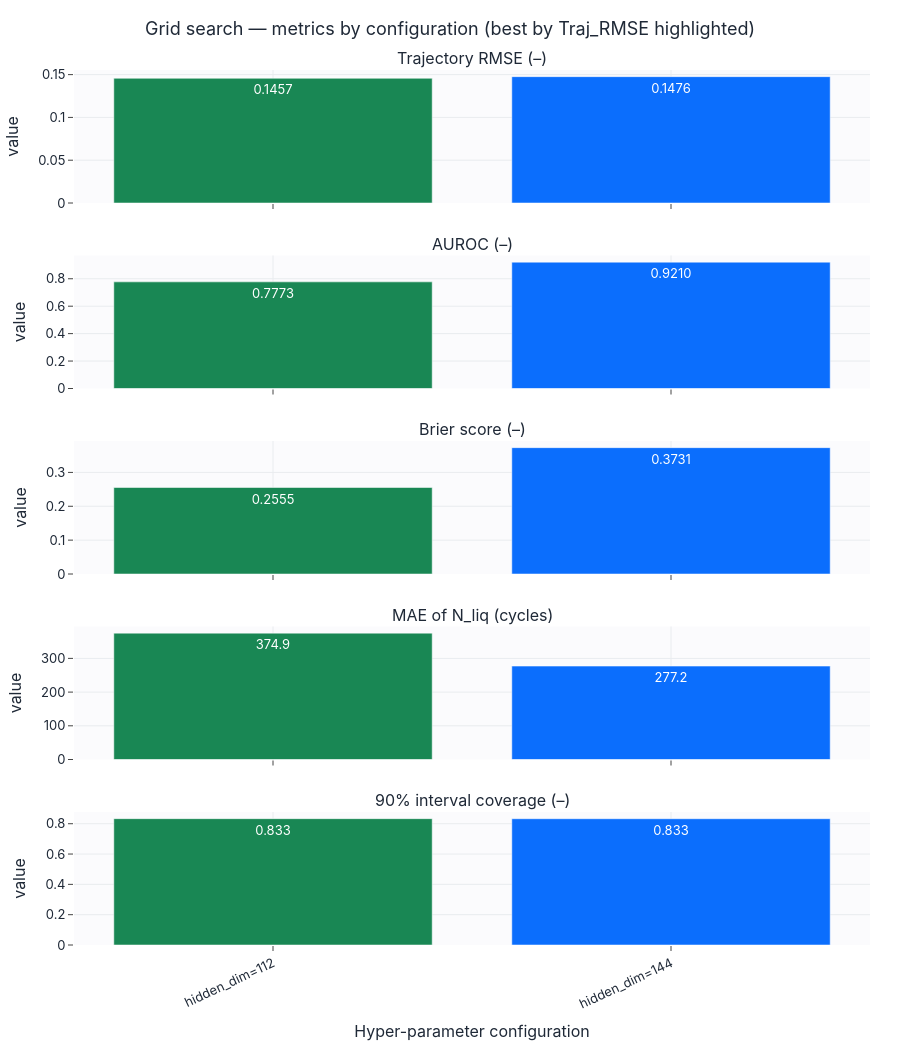

Notebook code cell kept with this figure:
### Markdown cell above
## Шаг 1. Grid search и сохранение гиперпараметров

### Code cell
# >>> Метрика, по которой grid search выбирает лучшие гиперпараметры <<<
SELECTION_METRIC = "Traj_RMSE"   # например: "Traj_RMSE", "Brier", "AUROC", "N_liq_MAE", "val_loss"
DASHBOARD_METRICS = ["Traj_RMSE", "AUROC", "Brier", "N_liq_MAE", "Coverage_90"]

fixed = dict(static_dim=static_dim, prefix_dim=prefix_dim, seq_dim=seq_dim, seq_len=config.seq_len,
             prefix_len=config.prefix_len, max_cycle_reference=config.max_cycle_reference,
             use_trigger_head=True, structured_post_event=True, use_crr_damage=True)
grid = {"hidden_dim": [112, 144]}
res, best = grid_search(lambda p: EVTNeuralSSM(**fixed, **p), grid, gs_train, gs_val,
                        config, device, search_epochs=2, score_metric=SELECTION_METRIC)
print("Selection metric:", SELECTION_METRIC, "| best:", best)
display(english_metric_table(res).round(4))
write_hyperparams(MODELS_DIR, "evt_ssm", {"model_type": "EVTNeuralSSM", "display_name": "EVT-NeuralSSM",
                  "model_kwargs": {**fixed, **best},
                  "search": {"grid": grid, "score_metric": SELECTION_METRIC, "best": best}})
show_grid_dashboard(res, grid, SELECTION_METRIC, DASHBOARD_METRICS, "2_3_grid_search").show()

### Figure 1 — Plotly figure (JSON) as saved in the notebook; plotly's stock layout.template omitted (floating-point values rounded to 4 significant figures)
{"data": [{"marker": {"color": ["#198754", "#0b6efd"]}, "showlegend": false, "text": ["0.1457", "0.1476"], "textposition": "auto", "type": "bar", "x": ["hidden_dim=112", "hidden_dim=144"], "xaxis": "x", "y": [0.1457, 0.1476], "yaxis": "y"}, {"marker": {"color": ["#198754", "#0b6efd"]}, "showlegend": false, "text": ["0.7773", "0.9210"], "textposition": "auto", "type": "bar", "x": ["hidden_dim=112", "hidden_dim=144"], "xaxis": "x2", "y": [0.7773, 0.921], "yaxis": "y2"}, {"marker": {"color": ["#198754", "#0b6efd"]}, "showlegend": false, "text": ["0.2555", "0.3731"], "textposition": "auto", "type": "bar", "x": ["hidden_dim=112", "hidden_dim=144"], "xaxis": "x3", "y": [0.2555, 0.3731], "yaxis": "y3"}, {"marker": {"color": ["#198754", "#0b6efd"]}, "showlegend": false, "text": ["374.9", "277.2"], "textposition": "auto", "type": "bar", "x": ["hidden_dim=112", "hidden_dim=144"], "xaxis": "x4", "y": [374.9, 277.2], "yaxis": "y4"}, {"marker": {"color": ["#198754", "#0b6efd"]}, "showlegend": false, "text": ["0.833", "0.833"], "textposition": "auto", "type": "bar", "x": ["hidden_dim=112", "hidden_dim=144"], "xaxis": "x5", "y": [0.8334, 0.833], "yaxis": "y5"}], "layout": {"annotations": [{"font": {"size": 16}, "showarrow": false, "text": "Trajectory RMSE (–)", "x": 0.5, "xanchor": "center", "xref": "paper", "y": 1.0, "yanchor": "bottom", "yref": "paper"}, {"font": {"size": 16}, "showarrow": false, "text": "AUROC (–)", "x": 0.5, "xanchor": "center", "xref": "paper", "y": 0.788, "yanchor": "bottom", "yref": "paper"}, {"font": {"size": 16}, "showarrow": false, "text": "Brier score (–)", "x": 0.5, "xanchor": "center", "xref": "paper", "y": 0.576, "yanchor": "bottom", "yref": "paper"}, {"font": {"size": 16}, "showarrow": false, "text": "MAE of N_liq (cycles)", "x": 0.5, "xanchor": "center", "xref": "paper", "y": 0.364, "yanchor": "bottom", "yref": "paper"}, {"font": {"size": 16}, "showarrow": false, "text": "90% interval coverage (–)", "x": 0.5, "xanchor": "center", "xref": "paper", "y": 0.152, "yanchor": "bottom", "yref": "paper"}], "height": 1050, "title": {"text": "Grid search — metrics by configuration (best by Traj_RMSE highlighted)"}, "xaxis": {"anchor": "y", "domain": [0.0, 1.0], "matches": "x5", "showticklabels": false}, "xaxis2": {"anchor": "y2", "domain": [0.0, 1.0], "matches": "x5", "showticklabels": false}, "xaxis3": {"anchor": "y3", "domain": [0.0, 1.0], "matches": "x5", "showticklabels": false}, "xaxis4": {"anchor": "y4", "domain": [0.0, 1.0], "matches": "x5", "showticklabels": false}, "xaxis5": {"anchor": "y5", "domain": [0.0, 1.0], "tickangle": -25, "title": {"text": "Hyper-parameter configuration"}}, "yaxis": {"anchor": "x", "domain": [0.848, 1.0], "title": {"text": "value"}}, "yaxis2": {"anchor": "x2", "domain": [0.636, 0.788], "title": {"text": "value"}}, "yaxis3": {"anchor": "x3", "domain": [0.424, 0.576], "title": {"text": "value"}}, "yaxis4": {"anchor": "x4", "domain": [0.212, 0.364], "title": {"text": "value"}}, "yaxis5": {"anchor": "x5", "domain": [0.0, 0.152], "title": {"text": "value"}}}}
